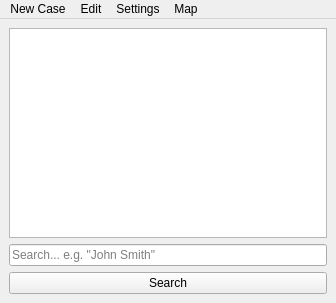
<?xml version="1.0" encoding="UTF-8"?>
<ui version="4.0">
 <class>MainWindow</class>
 <widget class="QMainWindow" name="MainWindow">
  <property name="geometry">
   <rect>
    <x>0</x>
    <y>0</y>
    <width>336</width>
    <height>303</height>
   </rect>
  </property>
  <property name="windowTitle">
   <string>MainWindow</string>
  </property>
  <widget class="QWidget" name="centralwidget">
   <layout class="QGridLayout" name="gridLayout">
    <item row="0" column="0">
     <widget class="QTableView" name="tableView"/>
    </item>
    <item row="1" column="0">
     <widget class="QLineEdit" name="search_text">
      <property name="text">
       <string/>
      </property>
      <property name="placeholderText">
       <string>Search... e.g. &quot;John Smith&quot;</string>
      </property>
     </widget>
    </item>
    <item row="2" column="0">
     <widget class="QPushButton" name="search">
      <property name="text">
       <string>Search</string>
      </property>
     </widget>
    </item>
   </layout>
  </widget>
  <widget class="QMenuBar" name="menuBar">
   <property name="geometry">
    <rect>
     <x>0</x>
     <y>0</y>
     <width>336</width>
     <height>27</height>
    </rect>
   </property>
   <widget class="QMenu" name="menuNew_Case">
    <property name="title">
     <string>New Case</string>
    </property>
    <addaction name="actionNew_Event"/>
    <addaction name="actionNew_Person"/>
    <addaction name="action_New_Group"/>
   </widget>
   <widget class="QMenu" name="menuDelete">
    <property name="title">
     <string>Edit</string>
    </property>
    <addaction name="actionDelete"/>
    <addaction name="actionSaveChanges"/>
   </widget>
   <widget class="QMenu" name="menuSettings">
    <property name="title">
     <string>Settings</string>
    </property>
    <addaction name="actionProxy_Settings"/>
    <addaction name="actionDatabase_Settings"/>
    <addaction name="actionBlockchain_Settings"/>
   </widget>
   <widget class="QMenu" name="menuMap">
    <property name="title">
     <string>Map</string>
    </property>
    <addaction name="actionNearby"/>
    <addaction name="actionSearch_Address"/>
    <addaction name="actionSelected"/>
   </widget>
   <addaction name="menuNew_Case"/>
   <addaction name="menuDelete"/>
   <addaction name="menuSettings"/>
   <addaction name="menuMap"/>
  </widget>
  <action name="actionNearby">
   <property name="text">
    <string>Nearby</string>
   </property>
  </action>
  <action name="actionSearch_Address">
   <property name="text">
    <string>Search Address</string>
   </property>
  </action>
  <action name="actionSelected">
   <property name="text">
    <string>Selected</string>
   </property>
  </action>
  <action name="actionDelete">
   <property name="text">
    <string>Delete</string>
   </property>
  </action>
  <action name="actionSaveChanges">
   <property name="text">
    <string>SaveChanges</string>
   </property>
  </action>
  <action name="actionNew_Individual">
   <property name="text">
    <string>New Individual</string>
   </property>
  </action>
  <action name="actionNew_Group">
   <property name="text">
    <string>New Individual</string>
   </property>
  </action>
  <action name="actionNew_Event">
   <property name="text">
    <string>New Event</string>
   </property>
  </action>
  <action name="actionNew_Person">
   <property name="text">
    <string>New Person</string>
   </property>
  </action>
  <action name="action_New_Group">
   <property name="text">
    <string> New Group</string>
   </property>
  </action>
  <action name="actionProxy_Settings">
   <property name="text">
    <string>Proxy</string>
   </property>
  </action>
  <action name="actionDatabase_Settings">
   <property name="text">
    <string>Database</string>
   </property>
  </action>
  <action name="actionBlockchain_Settings">
   <property name="text">
    <string>Blockchain</string>
   </property>
  </action>
 </widget>
 <resources/>
 <connections/>
</ui>
